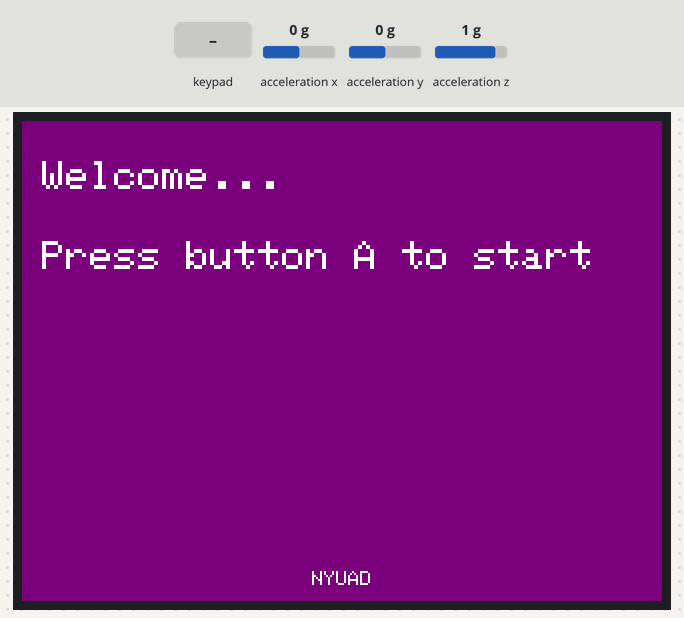
The sketch below on a simulated ESP32. Shown: 320×240 colour display. The test bench sets the inputs (shaded band); at power-on: acceleration x 0 g, acceleration y 0 g, acceleration z 1 g. WiFi joins after 1.5 s; servers stay silent unless stated; what the sketch prints to the serial monitor is not drawn.

Above: at 1.0 s.
1.1 s: key 'A' pressed
At 2.4 s:
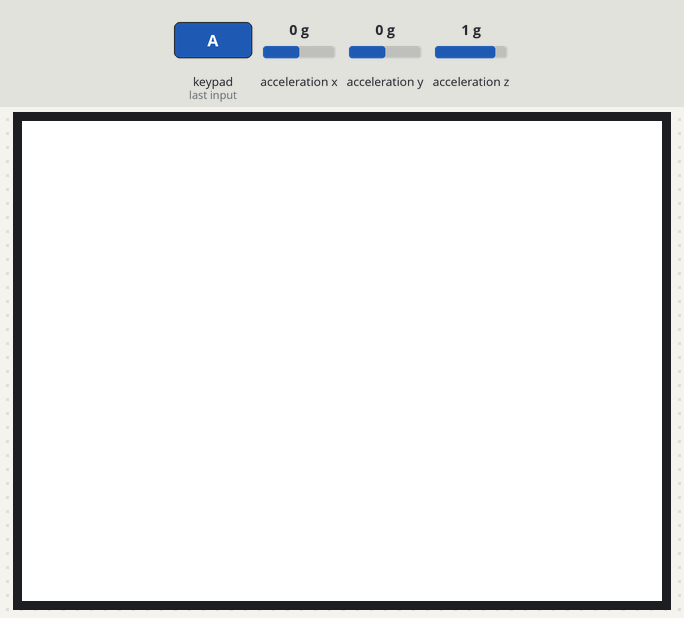
4.1 s: acceleration x set to -1.4 g
At 4.5 s:
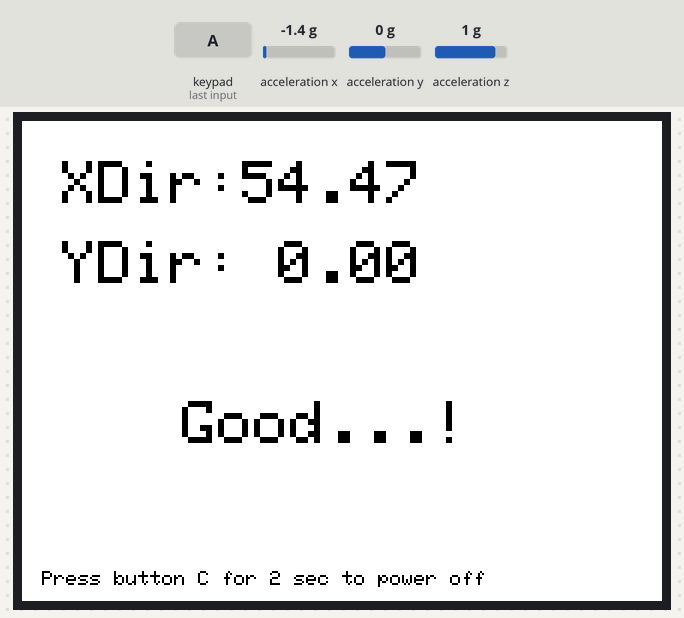
5.6 s: acceleration y set to -1.4 g
At 8.0 s:
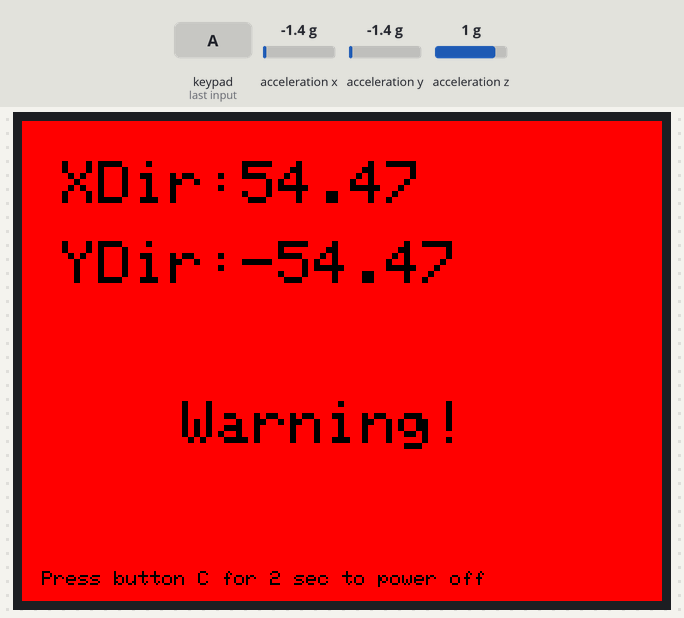
8.6 s: acceleration z set to -1.4 g
At 9.8 s:
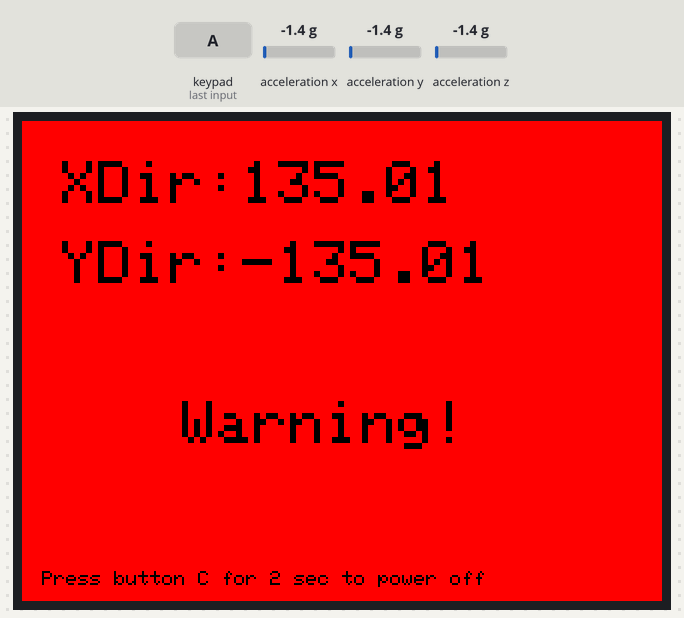
10.1 s: acceleration x set to -0.8 g
At 11.6 s:
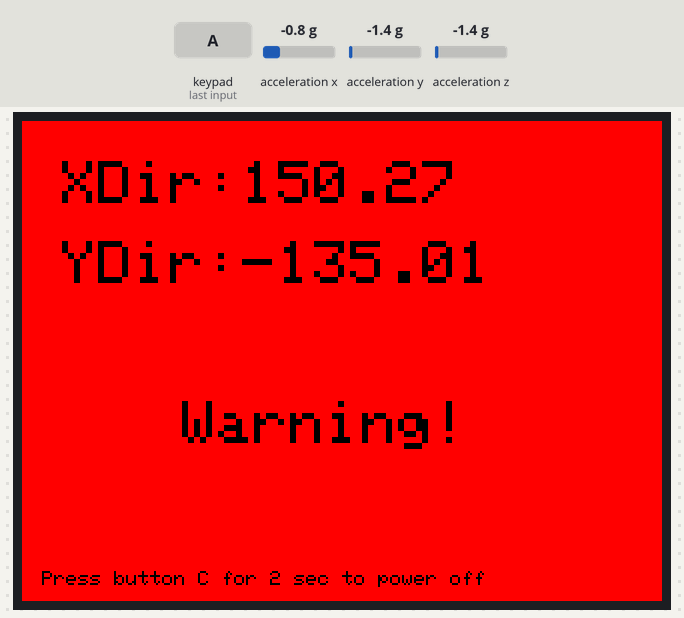
Timing chart, 0 to 12.6 s (numbered marks = the images above; inputs shaded):
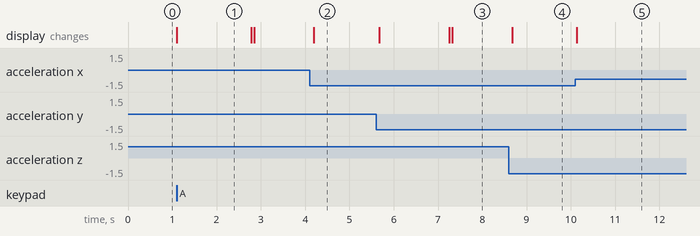

Measured:
- after the input at 1.1 s, the display: changes at once (image 1)
- after the input at 4.1 s, the display: changes after 0.09 s (image 2)
- after the input at 8.6 s, the display: changes after 0.08 s (image 4)
- after the input at 10.1 s, the display: changes at once (image 5)
- what the display in image 1 shows lasts 1.7 s, from 1.1 s to 2.8 s

The sketch:

project.ino
```cpp
#include <M5Core2.h>
#include <EMailSender.h>
#include <WiFi.h>
// Declaring global variables
float xdir = 0.0F;
float ydir = 0.0F;
float zdir = 0.0F;
bool warning = false;
bool isRed = false;
bool isWhite = false;
String messagesent;
unsigned int time_of_warning = 0;
unsigned int total_time_warning = 0;
unsigned int total_time_right = 0;
unsigned int total_time_working = 0;
const char* ssid = "Realme";
const char* password = "123456789";
const char* email_username = "m5project0testing@gmail.com";
const char* email_password = "ofxaionjedbzsbfg";
EMailSender emailSend(email_username, email_password);

// Project start screen
void program_start() {
  M5.Lcd.setTextSize(2);
  M5.Lcd.fillScreen(PURPLE);
  M5.Lcd.setTextColor(WHITE, PURPLE);
  M5.Lcd.setCursor(10, 20);
  M5.Lcd.println("Welcome...");
  M5.Lcd.setCursor(10, 60);
  M5.Lcd.println("Press button A to start");
  M5.Lcd.setTextSize(1);
  M5.Lcd.setCursor(145, 225);
  M5.Lcd.println("NYUAD");
  while (1) {
    // wait for push button
    if(M5.BtnA.wasPressed()) {
      break;
    }
    M5.update();
  }
}

//the program in the setUp() function will be run, and this part will only be run once.
void setup() {
  M5.begin();     //Init M5Core
  M5.IMU.Init();  //Init IMU sensor
  program_start();
  M5.Lcd.fillScreen(WHITE);  //Set the screen background color to black
  M5.Lcd.setTextColor(BLACK, WHITE);  //Sets the foreground color and background color of the displayed text
  M5.Lcd.setTextSize(3);  //Set the font size
  Serial.begin(115200);
  Serial.print("Connecting to WiFi: ");
  Serial.print("Connecting to WiFi: ");
  Serial.println(ssid);
  WiFi.begin(ssid, password);
  while (WiFi.status() != WL_CONNECTED) {
    delay(500);
    Serial.print(".");
  }
  Serial.print("connected");
}

void loop() {

  M5.IMU.getAhrsData(&xdir, &ydir, &zdir);  //reading the sensor values

  M5.Lcd.setCursor(20, 20);
  M5.Lcd.printf("XDir:%5.2f", xdir);
  m5.Lcd.setCursor(20, 60);
  M5.Lcd.printf("YDir:%5.2f", ydir);
  M5.Lcd.setTextSize(1);
  M5.Lcd.setCursor(10, 225);
  M5.Lcd.println("Press button C for 2 sec to power off");
  M5.Lcd.setTextSize(3);

// if the horizontal head posture increase more than 20 in either positive or negative direction, it displays vibration and warning message

  if(xdir<-20 || xdir>20 || ydir<70 || ydir>110){
      warning=true;
  }else{
      warning=false;
  }
  if(warning==true){
    time_of_warning+=50;
  }else{
      time_of_warning=0;
      total_time_right += 50;
  }
  if(time_of_warning>=3000){
      if(isRed == false){
        M5.Lcd.setTextColor(BLACK, RED);
        M5.Lcd.fillScreen(RED);
        isRed = true;
        isWhite = false;
      }
      M5.Lcd.setCursor(80, 140);
      M5.Lcd.printf("Warning!");
      M5.Spk.DingDong(); //play the sound
      M5.Axp.SetLDOEnable(3, true);  //Open the vibration.
  }else{
      if(isWhite == false){
        M5.Lcd.setTextColor(BLACK, WHITE);
        M5.Lcd.fillScreen(WHITE);
        isWhite = true;
        isRed = false;
      }
      M5.Lcd.setCursor(80, 140);
      M5.Lcd.printf("Good...!");
      M5.Axp.SetLDOEnable(3, false);  //stop the vibration.
  }
  M5.update();
  if(M5.BtnC.pressedFor(1000)) {
      // Send the email
      EMailSender::EMailMessage message;
      message.subject = "Project Report";
      messagesent = "You were in the right posture for " + String(total_time_right/total_time_working) + "% of the time";
      message.message = messagesent;

      EMailSender::Response resp = emailSend.send("fofo15279@gmail.com",message);
      M5.shutdown();
  }
  total_time_working += 50;
  delay(50);
}
```
